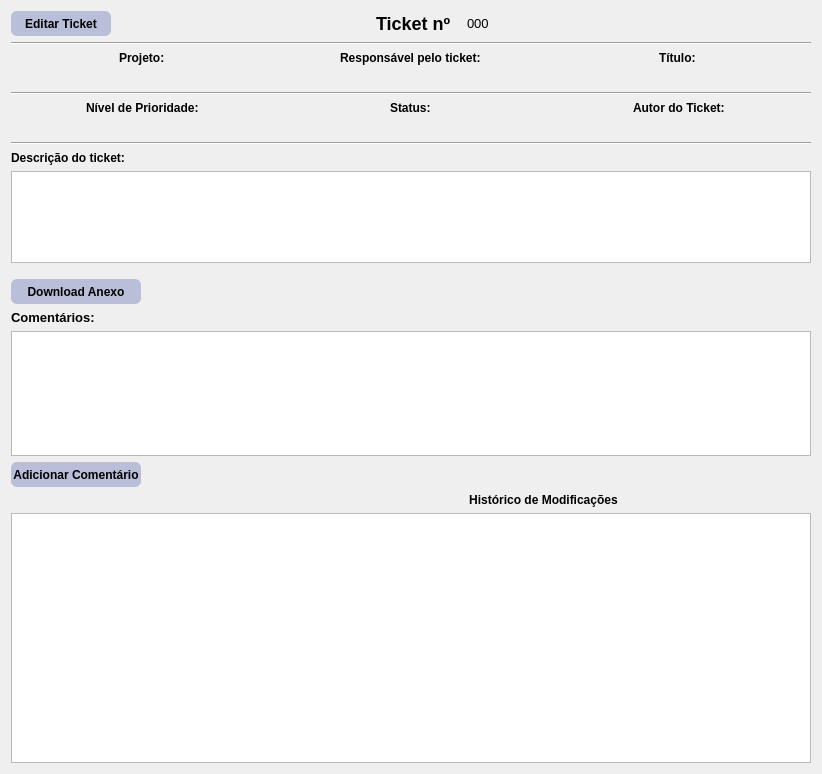
               <widget class="QWidget" name="scrollAreaWidgetContents">
                <property name="geometry">
                 <rect>
                  <x>0</x>
                  <y>0</y>
                  <width>822</width>
                  <height>774</height>
                 </rect>
                </property>
                <layout class="QGridLayout" name="gridLayout_26">
                 <item row="1" column="0" colspan="3">
                  <widget class="Line" name="line_3">
                   <property name="orientation">
                    <enum>Qt::Horizontal</enum>
                   </property>
                  </widget>
                 </item>
                 <item row="9" column="2">
                  <spacer name="horizontalSpacer">
                   <property name="orientation">
                    <enum>Qt::Horizontal</enum>
                   </property>
                   <property name="sizeHint" stdset="0">
                    <size>
                     <width>40</width>
                     <height>20</height>
                    </size>
                   </property>
                  </spacer>
                 </item>
                 <item row="12" column="2">
                  <spacer name="horizontalSpacer_2">
                   <property name="orientation">
                    <enum>Qt::Horizontal</enum>
                   </property>
                   <property name="sizeHint" stdset="0">
                    <size>
                     <width>40</width>
                     <height>20</height>
                    </size>
                   </property>
                  </spacer>
                 </item>
                 <item row="11" column="0" colspan="3">
                  <layout class="QGridLayout" name="gridLayout_30">
                   <item row="0" column="0" alignment="Qt::AlignLeft|Qt::AlignTop">
                    <widget class="QLabel" name="label_9">
                     <property name="styleSheet">
                      <string notr="true">font-size: 13px;
font-weight:bold;</string>
                     </property>
                     <property name="text">
                      <string>Comentários:</string>
                     </property>
                    </widget>
                   </item>
                   <item row="1" column="0">
                    <widget class="QTableWidget" name="table_comentarios">
                     <property name="minimumSize">
                      <size>
                       <width>0</width>
                       <height>125</height>
                      </size>
                     </property>
                    </widget>
                   </item>
                  </layout>
                 </item>
                 <item row="4" column="0" colspan="3">
                  <widget class="Line" name="line_2">
                   <property name="orientation">
                    <enum>Qt::Horizontal</enum>
                   </property>
                  </widget>
                 </item>
                 <item row="3" column="0" colspan="3">
                  <layout class="QGridLayout" name="gridLayout_24">
                   <item row="0" column="0">
                    <layout class="QGridLayout" name="gridLayout_34">
                     <item row="0" column="0" alignment="Qt::AlignHCenter">
                      <widget class="QLabel" name="label_tituloprojeto">
                       <property name="styleSheet">
                        <string notr="true">font-size: 12px;
font-weight:bold;</string>
                       </property>
                       <property name="text">
                        <string>Projeto:</string>
                       </property>
                      </widget>
                     </item>
                    </layout>
                   </item>
                   <item row="1" column="0">
                    <layout class="QGridLayout" name="gridLayout_35">
                     <item row="0" column="0" alignment="Qt::AlignHCenter|Qt::AlignVCenter">
                      <widget class="QLabel" name="label_nomeprojeto">
                       <property name="styleSheet">
                        <string notr="true">font-size: 13px;
font-weight:bold;</string>
                       </property>
                       <property name="text">
                        <string/>
                       </property>
                      </widget>
                     </item>
                    </layout>
                   </item>
                   <item row="0" column="2">
                    <layout class="QGridLayout" name="gridLayout_32">
                     <item row="0" column="0" alignment="Qt::AlignHCenter|Qt::AlignVCenter">
                      <widget class="QLabel" name="label_titulo2">
                       <property name="styleSheet">
                        <string notr="true">font-size: 12px;
font-weight:bold;</string>
                       </property>
                       <property name="text">
                        <string>Título: </string>
                       </property>
                      </widget>
                     </item>
                    </layout>
                   </item>
                   <item row="1" column="2">
                    <layout class="QGridLayout" name="gridLayout_31">
                     <item row="0" column="0" alignment="Qt::AlignHCenter|Qt::AlignVCenter">
                      <widget class="QLabel" name="label_tituloticket_2">
                       <property name="text">
                        <string/>
                       </property>
                      </widget>
                     </item>
                    </layout>
                   </item>
                   <item row="0" column="1">
                    <layout class="QGridLayout" name="gridLayout_97">
                     <item row="0" column="0" alignment="Qt::AlignHCenter|Qt::AlignVCenter">
                      <widget class="QLabel" name="label_42">
                       <property name="styleSheet">
                        <string notr="true">font-size: 12px;
font-weight:bold;</string>
                       </property>
                       <property name="text">
                        <string>Responsável pelo ticket:</string>
                       </property>
                      </widget>
                     </item>
                    </layout>
                   </item>
                   <item row="1" column="1">
                    <layout class="QGridLayout" name="gridLayout_98">
                     <item row="0" column="0" alignment="Qt::AlignHCenter|Qt::AlignVCenter">
                      <widget class="QLabel" name="label_nomedesignadoedit">
                       <property name="text">
                        <string/>
                       </property>
                      </widget>
                     </item>
                    </layout>
                   </item>
                  </layout>
                 </item>
                 <item row="9" column="0">
                  <widget class="QPushButton" name="button_download">
                   <property name="minimumSize">
                    <size>
                     <width>130</width>
                     <height>25</height>
                    </size>
                   </property>
                   <property name="maximumSize">
                    <size>
                     <width>120</width>
                     <height>25</height>
                    </size>
                   </property>
                   <property name="cursor">
                    <cursorShape>PointingHandCursor</cursorShape>
                   </property>
                   <property name="styleSheet">
                    <string notr="true">QPushButton{
	background-color: rgb(185, 190, 217);
	color: black;
	font-weight: 700;
	border-radius: 6px;
}
QPushButton:hover{
	background-color:  rgb(0, 170, 255);
}</string>
                   </property>
                   <property name="text">
                    <string>Download Anexo</string>
                   </property>
                  </widget>
                 </item>
                 <item row="0" column="0" colspan="3">
                  <layout class="QGridLayout" name="gridLayout_33">
                   <item row="0" column="1" alignment="Qt::AlignRight|Qt::AlignVCenter">
                    <widget class="QLabel" name="label_tituloticket">
                     <property name="styleSheet">
                      <string notr="true">font-size: 18px;
font-weight:bold;</string>
                     </property>
                     <property name="text">
                      <string>Ticket nº  </string>
                     </property>
                    </widget>
                   </item>
                   <item row="0" column="2" alignment="Qt::AlignLeft|Qt::AlignVCenter">
                    <widget class="QLabel" name="label_idticket">
                     <property name="styleSheet">
                      <string notr="true">font-size: 13px;</string>
                     </property>
                     <property name="text">
                      <string>000</string>
                     </property>
                    </widget>
                   </item>
                   <item row="0" column="0">
                    <widget class="QPushButton" name="button_editarticket">
                     <property name="minimumSize">
                      <size>
                       <width>25</width>
                       <height>25</height>
                      </size>
                     </property>
                     <property name="maximumSize">
                      <size>
                       <width>100</width>
                       <height>25</height>
                      </size>
                     </property>
                     <property name="cursor">
                      <cursorShape>PointingHandCursor</cursorShape>
                     </property>
                     <property name="styleSheet">
                      <string notr="true">QPushButton{
	background-color: rgb(185, 190, 217);
	color: black;
	font-weight: 700;
	border-radius: 6px;
}
QPushButton:hover{
	background-color:  rgb(0, 170, 255);
}</string>
                     </property>
                     <property name="text">
                      <string>Editar Ticket</string>
                     </property>
                    </widget>
                   </item>
                  </layout>
                 </item>
                 <item row="6" column="0" colspan="3">
                  <layout class="QGridLayout" name="gridLayout_28">
                   <item row="2" column="0">
                    <layout class="QGridLayout" name="gridLayout_45">
                     <item row="0" column="0" alignment="Qt::AlignHCenter">
                      <widget class="QLabel" name="label_tituloprioridade">
                       <property name="styleSheet">
                        <string notr="true">font-size: 12px;
font-weight:bold;</string>
                       </property>
                       <property name="text">
                        <string>Nível de Prioridade:</string>
                       </property>
                      </widget>
                     </item>
                     <item row="1" column="1" alignment="Qt::AlignHCenter|Qt::AlignVCenter">
                      <widget class="QLabel" name="label_status">
                       <property name="text">
                        <string/>
                       </property>
                      </widget>
                     </item>
                     <item row="1" column="0" alignment="Qt::AlignHCenter">
                      <widget class="QLabel" name="label_prioridade">
                       <property name="styleSheet">
                        <string notr="true">font-size: 13px;</string>
                       </property>
                       <property name="text">
                        <string/>
                       </property>
                      </widget>
                     </item>
                     <item row="0" column="1" alignment="Qt::AlignHCenter|Qt::AlignVCenter">
                      <widget class="QLabel" name="label_titulostatus">
                       <property name="styleSheet">
                        <string notr="true">font-size: 12px;
font-weight:bold;</string>
                       </property>
                       <property name="text">
                        <string>Status:</string>
                       </property>
                      </widget>
                     </item>
                     <item row="0" column="2" alignment="Qt::AlignHCenter|Qt::AlignVCenter">
                      <widget class="QLabel" name="label_tituloautor">
                       <property name="styleSheet">
                        <string notr="true">font-size: 12px;
font-weight:bold;</string>
                       </property>
                       <property name="text">
                        <string>Autor do Ticket:</string>
                       </property>
                      </widget>
                     </item>
                     <item row="1" column="2" alignment="Qt::AlignHCenter|Qt::AlignVCenter">
                      <widget class="QLabel" name="label_autor">
                       <property name="styleSheet">
                        <string notr="true">font-size: 13px;</string>
                       </property>
                       <property name="text">
                        <string/>
                       </property>
                      </widget>
                     </item>
                    </layout>
                   </item>
                  </layout>
                 </item>
                 <item row="15" column="0" colspan="3">
                  <widget class="QTableWidget" name="table_historico_modificacoes">
                   <property name="minimumSize">
                    <size>
                     <width>0</width>
                     <height>250</height>
                    </size>
                   </property>
                  </widget>
                 </item>
                 <item row="12" column="0">
                  <widget class="QPushButton" name="button_addcoment">
                   <property name="minimumSize">
                    <size>
                     <width>130</width>
                     <height>25</height>
                    </size>
                   </property>
                   <property name="maximumSize">
                    <size>
                     <width>130</width>
                     <height>25</height>
                    </size>
                   </property>
                   <property name="cursor">
                    <cursorShape>PointingHandCursor</cursorShape>
                   </property>
                   <property name="styleSheet">
                    <string notr="true">QPushButton{
	background-color: rgb(185, 190, 217);
	color: black;
	font-weight: 700;
	border-radius: 6px;
}
QPushButton:hover{
	background-color:  rgb(0, 170, 255);
}</string>
                   </property>
                   <property name="text">
                    <string>Adicionar Comentário</string>
                   </property>
                  </widget>
                 </item>
                 <item row="7" column="0" colspan="3">
                  <widget class="Line" name="line">
                   <property name="orientation">
                    <enum>Qt::Horizontal</enum>
                   </property>
                  </widget>
                 </item>
                 <item row="8" column="0" colspan="3">
                  <layout class="QGridLayout" name="gridLayout_29">
                   <item row="0" column="0" alignment="Qt::AlignLeft|Qt::AlignTop">
                    <widget class="QLabel" name="label_titulodescricao">
                     <property name="styleSheet">
                      <string notr="true">font-size: 12px;
font-weight:bold;</string>
                     </property>
                     <property name="text">
                      <string>Descrição do ticket:</string>
                     </property>
                    </widget>
                   </item>
                   <item row="1" column="0">
                    <widget class="QTextEdit" name="text_descricao">
                     <property name="minimumSize">
                      <size>
                       <width>0</width>
                       <height>0</height>
                      </size>
                     </property>
                     <property name="maximumSize">
                      <size>
                       <width>16777215</width>
                       <height>200</height>
                      </size>
                     </property>
                    </widget>
                   </item>
                   <item row="2" column="0">
                    <spacer name="verticalSpacer_3">
                     <property name="orientation">
                      <enum>Qt::Vertical</enum>
                     </property>
                     <property name="sizeType">
                      <enum>QSizePolicy::Fixed</enum>
                     </property>
                     <property name="sizeHint" stdset="0">
                      <size>
                       <width>20</width>
                       <height>10</height>
                      </size>
                     </property>
                    </spacer>
                   </item>
                  </layout>
                 </item>
                 <item row="13" column="2">
                  <widget class="QLabel" name="label_20">
                   <property name="styleSheet">
                    <string notr="true">font-weight: bold;
font-size: 12px;</string>
                   </property>
                   <property name="text">
                    <string>                                                                                               Histórico de Modificações</string>
                   </property>
                  </widget>
                 </item>
                </layout>
               </widget>
